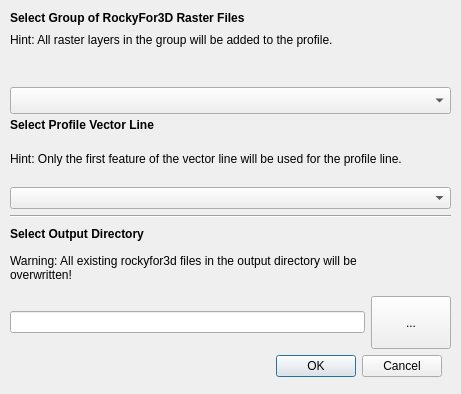
<?xml version="1.0" encoding="UTF-8"?>
<ui version="4.0">
 <class>ExportToRF3DDialogBase</class>
 <widget class="QDialog" name="ExportToRF3DDialogBase">
  <property name="geometry">
   <rect>
    <x>0</x>
    <y>0</y>
    <width>461</width>
    <height>394</height>
   </rect>
  </property>
  <property name="minimumSize">
   <size>
    <width>461</width>
    <height>0</height>
   </size>
  </property>
  <property name="maximumSize">
   <size>
    <width>461</width>
    <height>16777215</height>
   </size>
  </property>
  <property name="windowTitle">
   <string>Export Input Data to RockyFor3D</string>
  </property>
  <widget class="QDialogButtonBox" name="button_box">
   <property name="geometry">
    <rect>
     <x>250</x>
     <y>350</y>
     <width>192</width>
     <height>32</height>
    </rect>
   </property>
   <property name="sizePolicy">
    <sizepolicy hsizetype="Expanding" vsizetype="Fixed">
     <horstretch>0</horstretch>
     <verstretch>0</verstretch>
    </sizepolicy>
   </property>
   <property name="orientation">
    <enum>Qt::Horizontal</enum>
   </property>
   <property name="standardButtons">
    <set>QDialogButtonBox::Cancel|QDialogButtonBox::Ok</set>
   </property>
  </widget>
  <widget class="QWidget" name="verticalLayoutWidget">
   <property name="geometry">
    <rect>
     <x>10</x>
     <y>10</y>
     <width>441</width>
     <height>339</height>
    </rect>
   </property>
   <layout class="QVBoxLayout" name="verticalLayout">
    <item>
     <widget class="QLabel" name="label">
      <property name="maximumSize">
       <size>
        <width>16777215</width>
        <height>15</height>
       </size>
      </property>
      <property name="font">
       <font>
        <weight>75</weight>
        <bold>true</bold>
       </font>
      </property>
      <property name="text">
       <string>Select Group of RockyFor3D Raster Files</string>
      </property>
     </widget>
    </item>
    <item>
     <widget class="QLabel" name="label_3">
      <property name="enabled">
       <bool>true</bool>
      </property>
      <property name="sizePolicy">
       <sizepolicy hsizetype="Expanding" vsizetype="Expanding">
        <horstretch>0</horstretch>
        <verstretch>0</verstretch>
       </sizepolicy>
      </property>
      <property name="minimumSize">
       <size>
        <width>0</width>
        <height>50</height>
       </size>
      </property>
      <property name="maximumSize">
       <size>
        <width>400</width>
        <height>45</height>
       </size>
      </property>
      <property name="toolTip">
       <string/>
      </property>
      <property name="autoFillBackground">
       <bool>false</bool>
      </property>
      <property name="inputMethodHints">
       <set>Qt::ImhMultiLine</set>
      </property>
      <property name="text">
       <string>Hint: All raster layers in the group will be added to the profile.</string>
      </property>
      <property name="alignment">
       <set>Qt::AlignLeading|Qt::AlignLeft|Qt::AlignTop</set>
      </property>
      <property name="wordWrap">
       <bool>true</bool>
      </property>
     </widget>
    </item>
    <item>
     <widget class="QComboBox" name="groupSelection">
      <property name="sizePolicy">
       <sizepolicy hsizetype="Expanding" vsizetype="Fixed">
        <horstretch>0</horstretch>
        <verstretch>0</verstretch>
       </sizepolicy>
      </property>
      <property name="minimumSize">
       <size>
        <width>0</width>
        <height>27</height>
       </size>
      </property>
     </widget>
    </item>
    <item>
     <widget class="QLabel" name="label_2">
      <property name="sizePolicy">
       <sizepolicy hsizetype="Preferred" vsizetype="Preferred">
        <horstretch>0</horstretch>
        <verstretch>0</verstretch>
       </sizepolicy>
      </property>
      <property name="maximumSize">
       <size>
        <width>16777215</width>
        <height>10</height>
       </size>
      </property>
      <property name="font">
       <font>
        <weight>75</weight>
        <bold>true</bold>
       </font>
      </property>
      <property name="text">
       <string>Select Profile Vector Line</string>
      </property>
     </widget>
    </item>
    <item>
     <widget class="QLabel" name="label_4">
      <property name="enabled">
       <bool>true</bool>
      </property>
      <property name="sizePolicy">
       <sizepolicy hsizetype="Expanding" vsizetype="Preferred">
        <horstretch>0</horstretch>
        <verstretch>0</verstretch>
       </sizepolicy>
      </property>
      <property name="maximumSize">
       <size>
        <width>400</width>
        <height>45</height>
       </size>
      </property>
      <property name="toolTip">
       <string/>
      </property>
      <property name="autoFillBackground">
       <bool>false</bool>
      </property>
      <property name="inputMethodHints">
       <set>Qt::ImhMultiLine</set>
      </property>
      <property name="text">
       <string>Hint: Only the first feature of the vector line will be used for the profile line.</string>
      </property>
      <property name="wordWrap">
       <bool>true</bool>
      </property>
     </widget>
    </item>
    <item>
     <widget class="QComboBox" name="demSelection">
      <property name="sizePolicy">
       <sizepolicy hsizetype="Expanding" vsizetype="Fixed">
        <horstretch>0</horstretch>
        <verstretch>0</verstretch>
       </sizepolicy>
      </property>
     </widget>
    </item>
    <item>
     <widget class="Line" name="line">
      <property name="maximumSize">
       <size>
        <width>16777215</width>
        <height>16777215</height>
       </size>
      </property>
      <property name="orientation">
       <enum>Qt::Horizontal</enum>
      </property>
     </widget>
    </item>
    <item>
     <widget class="QLabel" name="label_6">
      <property name="sizePolicy">
       <sizepolicy hsizetype="Preferred" vsizetype="Preferred">
        <horstretch>0</horstretch>
        <verstretch>0</verstretch>
       </sizepolicy>
      </property>
      <property name="minimumSize">
       <size>
        <width>0</width>
        <height>15</height>
       </size>
      </property>
      <property name="maximumSize">
       <size>
        <width>16777215</width>
        <height>10</height>
       </size>
      </property>
      <property name="font">
       <font>
        <weight>75</weight>
        <bold>true</bold>
       </font>
      </property>
      <property name="text">
       <string>Select Output Directory</string>
      </property>
     </widget>
    </item>
    <item>
     <widget class="QLabel" name="label_5">
      <property name="enabled">
       <bool>true</bool>
      </property>
      <property name="sizePolicy">
       <sizepolicy hsizetype="Expanding" vsizetype="Preferred">
        <horstretch>0</horstretch>
        <verstretch>0</verstretch>
       </sizepolicy>
      </property>
      <property name="maximumSize">
       <size>
        <width>400</width>
        <height>45</height>
       </size>
      </property>
      <property name="toolTip">
       <string/>
      </property>
      <property name="autoFillBackground">
       <bool>false</bool>
      </property>
      <property name="inputMethodHints">
       <set>Qt::ImhMultiLine</set>
      </property>
      <property name="text">
       <string>Warning: All existing rockyfor3d files in the output directory will be overwritten!</string>
      </property>
      <property name="wordWrap">
       <bool>true</bool>
      </property>
     </widget>
    </item>
    <item>
     <layout class="QHBoxLayout" name="horizontalLayout">
      <item>
       <widget class="QLineEdit" name="outputPath">
        <property name="minimumSize">
         <size>
          <width>0</width>
          <height>20</height>
         </size>
        </property>
       </widget>
      </item>
      <item>
       <widget class="QPushButton" name="openFinder">
        <property name="sizePolicy">
         <sizepolicy hsizetype="Minimum" vsizetype="Preferred">
          <horstretch>0</horstretch>
          <verstretch>0</verstretch>
         </sizepolicy>
        </property>
        <property name="minimumSize">
         <size>
          <width>0</width>
          <height>0</height>
         </size>
        </property>
        <property name="toolTip">
         <string>&lt;html&gt;&lt;head/&gt;&lt;body&gt;&lt;p&gt;Open the explorer window of your OS&lt;/p&gt;&lt;/body&gt;&lt;/html&gt;</string>
        </property>
        <property name="text">
         <string>...</string>
        </property>
       </widget>
      </item>
     </layout>
    </item>
   </layout>
  </widget>
 </widget>
 <resources/>
 <connections>
  <connection>
   <sender>button_box</sender>
   <signal>accepted()</signal>
   <receiver>ExportToRF3DDialogBase</receiver>
   <slot>accept()</slot>
   <hints>
    <hint type="sourcelabel">
     <x>20</x>
     <y>20</y>
    </hint>
    <hint type="destinationlabel">
     <x>20</x>
     <y>20</y>
    </hint>
   </hints>
  </connection>
  <connection>
   <sender>button_box</sender>
   <signal>rejected()</signal>
   <receiver>ExportToRF3DDialogBase</receiver>
   <slot>reject()</slot>
   <hints>
    <hint type="sourcelabel">
     <x>20</x>
     <y>20</y>
    </hint>
    <hint type="destinationlabel">
     <x>20</x>
     <y>20</y>
    </hint>
   </hints>
  </connection>
 </connections>
</ui>
